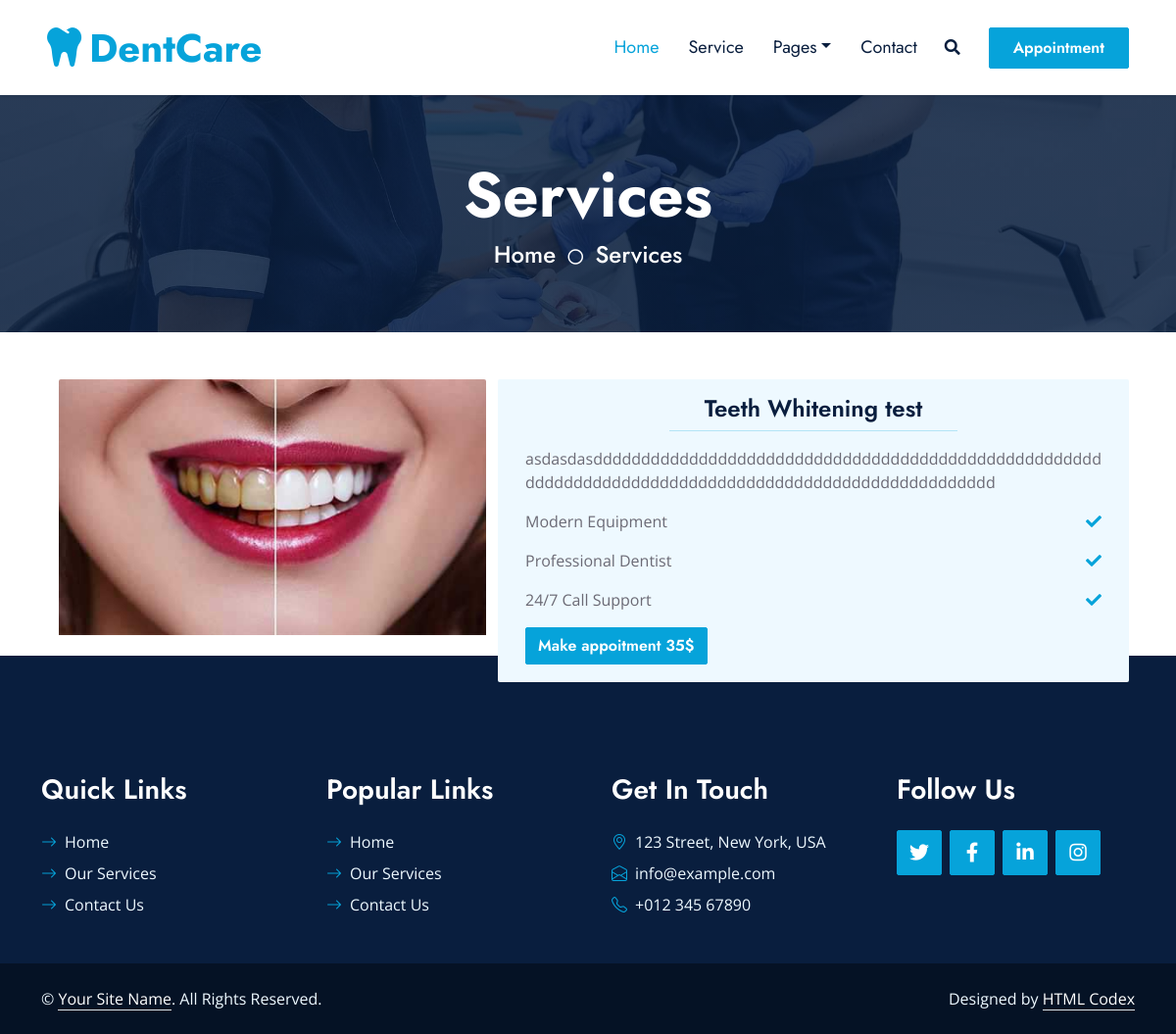
The page /service/detail/1 on the database its author committed.
### service/models.py (models this page shows, shortened)
class service(models.Model):
    titil = models.CharField(max_length=70)
    price = models.IntegerField()
    image = models.ImageField(upload_to='images')
    descreption = models.TextField(max_length=270)
    class Meta:
        verbose_name = 'service'
        verbose_name_plural = 'services'

### service/views.py (the view)
# urls.py: path('detail/<int:pk>',views.serv_detail.as_view(),name='serv_detail'),
class serv_detail(DetailView):
    model = service
    pk_url_kwarg = 'pk'
    context_object_name = 'services'
    template_name='deatail.html'

### service/templates/deatail.html
{% extends 'base.html' %}
{% load static %}
{% block body %}
    <div class="container-fluid bg-primary py-5 hero-header mb-5">
        <div class="row py-3">
            <div class="col-12 text-center">
                <h1 class="display-3 text-white animated zoomIn">Services</h1>
                <a href="" class="h4 text-white">Home</a>
                <i class="far fa-circle text-white px-2"></i>
                <a href="" class="h4 text-white">Services</a>
            </div>
        </div>
    </div>
    <div class="container-fluid pb-5">
        <div class="row px-xl-5">
            <div class="col-lg-5 mb-5">
                <div id="product-carousel" class="carousel slide" data-ride="carousel">
                    <div class="carousel-inner text-center">
                        <div class="position-relative">
                            <img class="img-fluid rounded-top" src="{{services.image.url}}" alt="">
                        </div>
                    </div>
                </div>
            </div>
            <div class="card col-lg-7 border-0 bg-light ">
                <div class="card-body">
                    <h4 class="text-center">{{services.titil}}</h4>
                    <hr class="text-primary w-50 mx-auto mt-0">
                    <p class="card-text mb-3">{{services.descreption}}</p>
                    <div class="d-flex justify-content-between mb-3"><span>Modern Equipment</span><i class="fa fa-check text-primary pt-1"></i></div>
                    <div class="d-flex justify-content-between mb-3"><span>Professional Dentist</span><i class="fa fa-check text-primary pt-1"></i></div>
                    <div class="d-flex justify-content-between mb-3"><span>24/7 Call Support</span><i class="fa fa-check text-primary pt-1"></i></div>
                    <a href="{% url 'make_appoitment'%}" class="btn btn-primary">Make appoitment {{services.price}}$</a>
                </div>
            </div>
        </div>
    </div>
{% endblock body %}

### static/css/style.css (style rules this page uses)
:root { --primary: #06A3DA; --secondary: #F57E57; --light: #EEF9FF; --dark: #091E3E; }
h1, h2, .font-weight-bold { font-weight: 700 !important; }
h3, h4, .font-weight-semi-bold { font-weight: 600 !important; }
.btn { font-family: 'Jost', sans-serif; font-weight: 600; transition: .5s; }
.btn-primary, .btn-secondary { color: #FFFFFF; }
.hero-header { background: linear-gradient(rgba(9, 30, 62, .85), rgba(9, 30, 62, .85)), url(../img/carousel-1.jpg) center center no-repeat; background-size: cover; }

### rows shown on the page
service: image (picture), titil "Teeth Whitening test", descreption "asdasdasdddddddddddddddddddddddddddddddddddddddddddddddddddddddddddddddddddddddddddddddddddddddddddddddddddddd", price "35"
